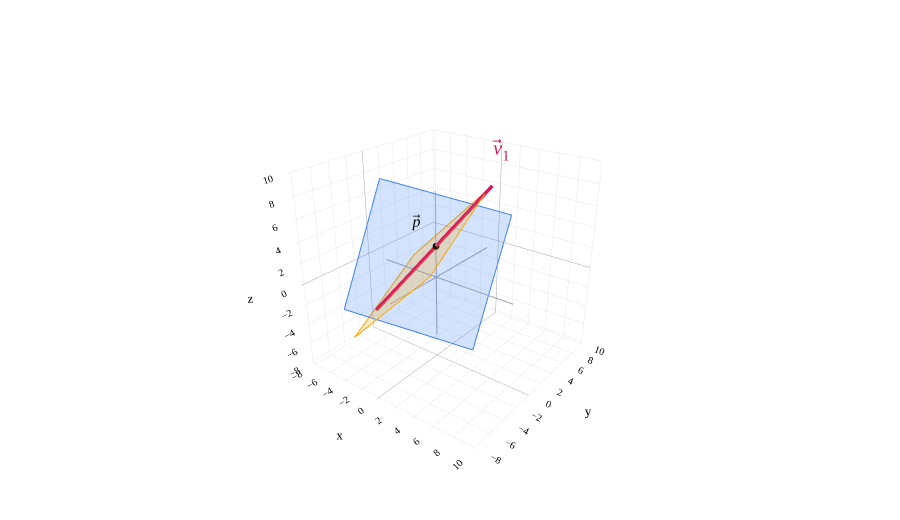

The notebook cell this image was saved under:
### Markdown cell above
---

## Translating a line

The same idea works for a line. Recall

$$\ell=\operatorname{span}(\vec v_1),\qquad
\vec v_1=\begin{bmatrix}3\\4\\5\end{bmatrix}.$$

In [Chapter 2.5](02-05.ipynb), we used the two independent normals

$$\vec n_1=\begin{bmatrix}1\\-2\\1\end{bmatrix},\qquad
\vec n_2=\begin{bmatrix}2\\1\\-2\end{bmatrix}.$$

Both dot products with $\vec v_1$ are zero. The line is therefore the intersection of $x-2y+z=0$ and $2x+y-2z=0$. Adding $\vec p$ to each vector on $\ell=\operatorname{span}(\vec v_1)$ gives

$$\begin{bmatrix}x\\y\\z\end{bmatrix}
=\begin{bmatrix}0\\0\\3\end{bmatrix}
+t\begin{bmatrix}3\\4\\5\end{bmatrix},\qquad t\in\mathbb R.$$

Again, we haven't changed the direction of the line, so we can keep the same normal vectors $\vec n_1$ and $\vec n_2$. Taking their dot products with $\vec p$ gives the new right-hand sides, $3$ and $-6$:

$$\begin{cases}x-2y+z=3,\\2x+y-2z=-6.\end{cases}$$

An affine line in $\mathbb R^3$ is the intersection of two planes with independent normal vectors. Translating changes the right-hand sides of their equations while preserving the direction of the line.

### Code cell
fig=base3()
plane3(fig,(1,-2,1),BLUE,0.22,d=3)
plane3(fig,(2,1,-2),ORANGE,0.22,d=-6)
p=np.array([0,0,3]); v=np.array([3,4,5])
line3(fig,p-1.1*v,p+v,PINK,width=7)
vec3(fig,p+v,'<i>v</i>⃗<sub>1</sub>',PINK,start=p,offset=(0.6,0.3,0.5))
fig.add_trace(go.Scatter3d(x=[0],y=[0],z=[3],mode='markers+text',
    marker=dict(color='black',size=4),text=['<i>p</i>⃗'],textposition='top left',
    textfont=dict(family='Palatino',size=16),hoverinfo='skip'))
fig.show()

### Figure 1 — Plotly figure (JSON) as saved in the notebook; plotly's stock layout.template omitted (floating-point values rounded to 4 significant figures)
{"data": [{"hoverinfo": "skip", "line": {"color": "#9ca3af", "dash": "solid", "width": 2}, "mode": "lines", "showlegend": false, "type": "scatter3d", "x": [-6.0, 8.0], "y": [-0.0, 0.0], "z": [-0.0, 0.0]}, {"hoverinfo": "skip", "line": {"color": "#9ca3af", "dash": "solid", "width": 2}, "mode": "lines", "showlegend": false, "type": "scatter3d", "x": [-0.0, 0.0], "y": [-6.0, 8.0], "z": [-0.0, 0.0]}, {"hoverinfo": "skip", "line": {"color": "#9ca3af", "dash": "solid", "width": 2}, "mode": "lines", "showlegend": false, "type": "scatter3d", "x": [-0.0, 0.0], "y": [-0.0, 0.0], "z": [-6.0, 8.0]}, {"color": "#3d81f6", "flatshading": true, "hoverinfo": "skip", "i": [0, 0], "j": [1, 2], "k": [2, 3], "lighting": {"ambient": 1, "diffuse": 0, "fresnel": 0, "roughness": 1, "specular": 0}, "opacity": 0.22, "showscale": false, "type": "mesh3d", "x": [5.064, 5.064, -5.89, -5.89], "y": [-1.41, 3.956, -0.4255, -5.792], "z": [-4.885, 5.848, 8.039, -2.694]}, {"hoverinfo": "skip", "line": {"color": "#3d81f6", "dash": "solid", "width": 2}, "mode": "lines", "showlegend": false, "type": "scatter3d", "x": [5.064, 5.064], "y": [-1.41, 3.956], "z": [-4.885, 5.848]}, {"hoverinfo": "skip", "line": {"color": "#3d81f6", "dash": "solid", "width": 2}, "mode": "lines", "showlegend": false, "type": "scatter3d", "x": [5.064, -5.89], "y": [3.956, -0.4255], "z": [5.848, 8.039]}, {"hoverinfo": "skip", "line": {"color": "#3d81f6", "dash": "solid", "width": 2}, "mode": "lines", "showlegend": false, "type": "scatter3d", "x": [-5.89, -5.89], "y": [-0.4255, -5.792], "z": [8.039, -2.694]}, {"hoverinfo": "skip", "line": {"color": "#3d81f6", "dash": "solid", "width": 2}, "mode": "lines", "showlegend": false, "type": "scatter3d", "x": [-5.89, 5.064], "y": [-5.792, -1.41], "z": [-2.694, -4.885]}, {"color": "orange", "flatshading": true, "hoverinfo": "skip", "i": [0, 0], "j": [1, 2], "k": [2, 3], "lighting": {"ambient": 1, "diffuse": 0, "fresnel": 0, "roughness": 1, "specular": 0}, "opacity": 0.22, "showscale": false, "type": "mesh3d", "x": [-6.047, 2.438, 5.266, -3.219], "y": [4.047, 4.047, -7.266, -7.266], "z": [-1.024, 7.462, 4.633, -3.852]}, {"hoverinfo": "skip", "line": {"color": "orange", "dash": "solid", "width": 2}, "mode": "lines", "showlegend": false, "type": "scatter3d", "x": [-6.047, 2.438], "y": [4.047, 4.047], "z": [-1.024, 7.462]}, {"hoverinfo": "skip", "line": {"color": "orange", "dash": "solid", "width": 2}, "mode": "lines", "showlegend": false, "type": "scatter3d", "x": [2.438, 5.266], "y": [4.047, -7.266], "z": [7.462, 4.633]}, {"hoverinfo": "skip", "line": {"color": "orange", "dash": "solid", "width": 2}, "mode": "lines", "showlegend": false, "type": "scatter3d", "x": [5.266, -3.219], "y": [-7.266, -7.266], "z": [4.633, -3.852]}, {"hoverinfo": "skip", "line": {"color": "orange", "dash": "solid", "width": 2}, "mode": "lines", "showlegend": false, "type": "scatter3d", "x": [-3.219, -6.047], "y": [-7.266, 4.047], "z": [-3.852, -1.024]}, {"hoverinfo": "skip", "line": {"color": "#d81a60", "dash": "solid", "width": 7}, "mode": "lines", "showlegend": false, "type": "scatter3d", "x": [-3.3, 3], "y": [-4.4, 4], "z": [-2.5, 8]}, {"hoverinfo": "skip", "line": {"color": "#d81a60", "dash": "solid", "width": 7}, "mode": "lines", "showlegend": false, "type": "scatter3d", "x": [0.0, 2.936], "y": [0.0, 3.915], "z": [3.0, 7.894]}, {"anchor": "tip", "colorscale": [[0, "#d81a60"], [1, "#d81a60"]], "hoverinfo": "skip", "showscale": false, "sizemode": "absolute", "sizeref": 0.45, "type": "cone", "u": [0.4243], "v": [0.5657], "w": [0.7071], "x": [3.0], "y": [4.0], "z": [8.0]}, {"hoverinfo": "skip", "mode": "text", "text": ["<i>v</i>⃗<sub>1</sub>"], "textfont": {"color": "#d81a60", "family": "Palatino", "size": 20}, "type": "scatter3d", "x": [3.6], "y": [4.3], "z": [8.5]}, {"hoverinfo": "skip", "marker": {"color": "black", "size": 4}, "mode": "markers+text", "text": ["<i>p</i>⃗"], "textfont": {"family": "Palatino", "size": 16}, "textposition": "top left", "type": "scatter3d", "x": [0], "y": [0], "z": [3]}], "layout": {"autosize": true, "colorway": ["#3d81f6", "orange", "#d81a60"], "font": {"color": "black", "family": "Palatino", "size": 16}, "height": 520, "margin": {"b": 0, "l": 0, "r": 0, "t": 15}, "paper_bgcolor": "white", "plot_bgcolor": "white", "scene": {"aspectmode": "cube", "bgcolor": "white", "camera": {"eye": {"x": 1.6, "y": -2.1, "z": 1.3}}, "xaxis": {"backgroundcolor": "white", "dtick": 2, "gridcolor": "#e5e7eb", "range": [-8.266, 10], "showbackground": true, "showspikes": false, "tickfont": {"size": 11}, "title": {"font": {"size": 13}, "text": "x"}, "zerolinecolor": "#9ca3af"}, "yaxis": {"backgroundcolor": "white", "dtick": 2, "gridcolor": "#e5e7eb", "range": [-8.266, 10], "showbackground": true, "showspikes": false, "tickfont": {"size": 11}, "title": {"font": {"size": 13}, "text": "y"}, "zerolinecolor": "#9ca3af"}, "zaxis": {"backgroundcolor": "white", "dtick": 2, "gridcolor": "#e5e7eb", "range": [-8.266, 10], "showbackground": true, "showspikes": false, "tickfont": {"size": 11}, "title": {"font": {"size": 13}, "text": "z"}, "zerolinecolor": "#9ca3af"}}, "showlegend": false, "xaxis": {"gridcolor": "#e5e7eb", "zerolinecolor": "#9ca3af"}, "yaxis": {"gridcolor": "#e5e7eb", "zerolinecolor": "#9ca3af"}}}
